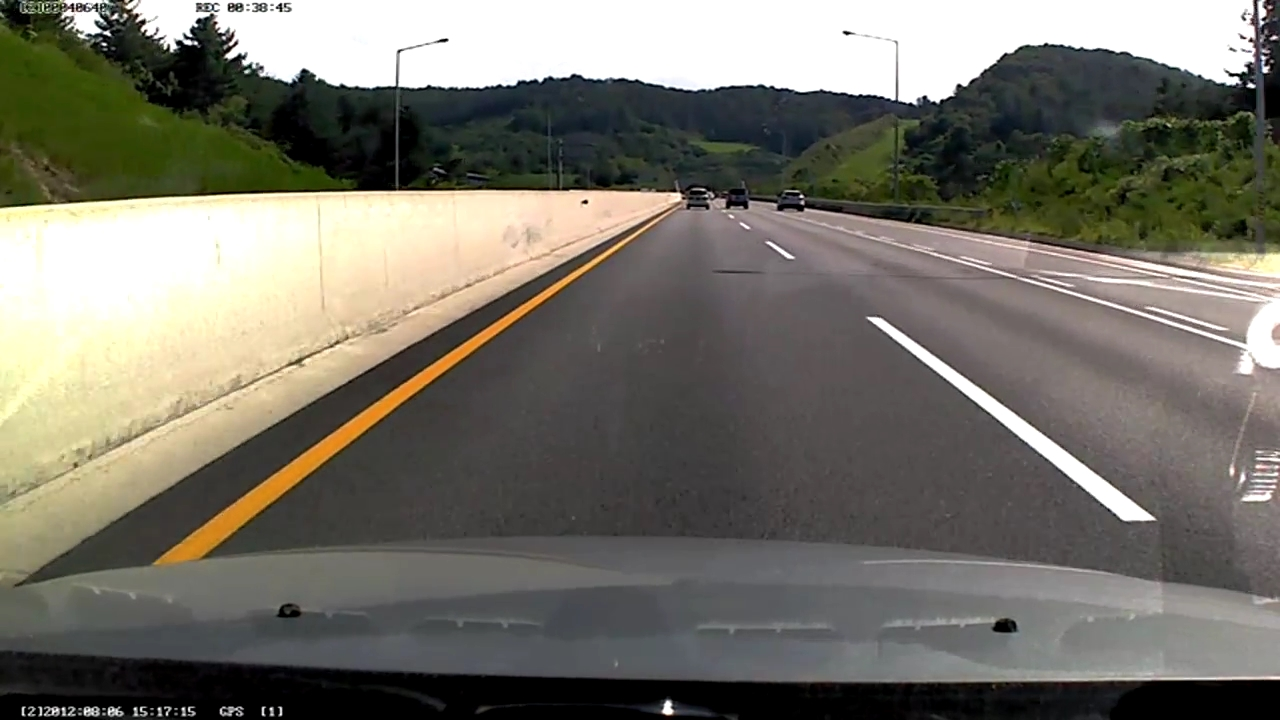
//> input picture Tutorial/DLIP_Tutorial_Edge_Line_Circle_Detection/Image/Lane_test_img.JPG, 1280 x 720 px
$ ./Houghline_Demo   (built with g++ and OpenCV 4)
//> lines starting //> are read from the running program, lines starting //| are printed output that depends on the picture; after the words box and inside, x2 and y2 are one past the last pixel; in counts of white or black regions, pixels touching at a corner belong together
#include <iostream>
#include "opencv2/imgcodecs.hpp"
#include "opencv2/highgui.hpp"
#include "opencv2/imgproc.hpp"

using namespace cv;
using namespace std;

int main(int argc, char** argv)
{
	// Declare the output variables
	Mat dst, cdst, cdstP;

	// Loads an image
	const char* filename = "./image/Lane_test_img.JPG";
	Mat src = imread(filename, IMREAD_GRAYSCALE);
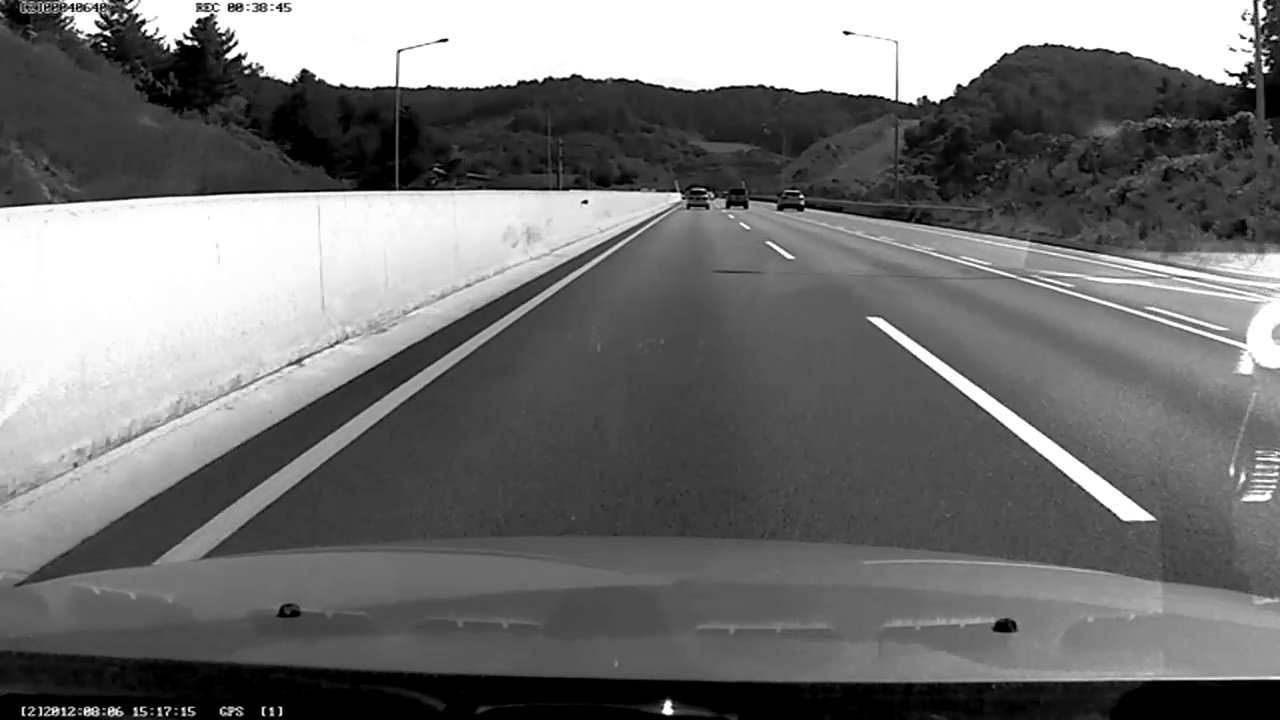
//> src: 720 rows x 1280 cols, CV_8UC1; min 0, max 255, mean 114.7

	// Check if image is loaded fine
	if (src.empty()) {
		printf(" Error opening image\n");
		return -1;
	}

	// Edge detection
	Canny(src, dst, 50, 200, 3);
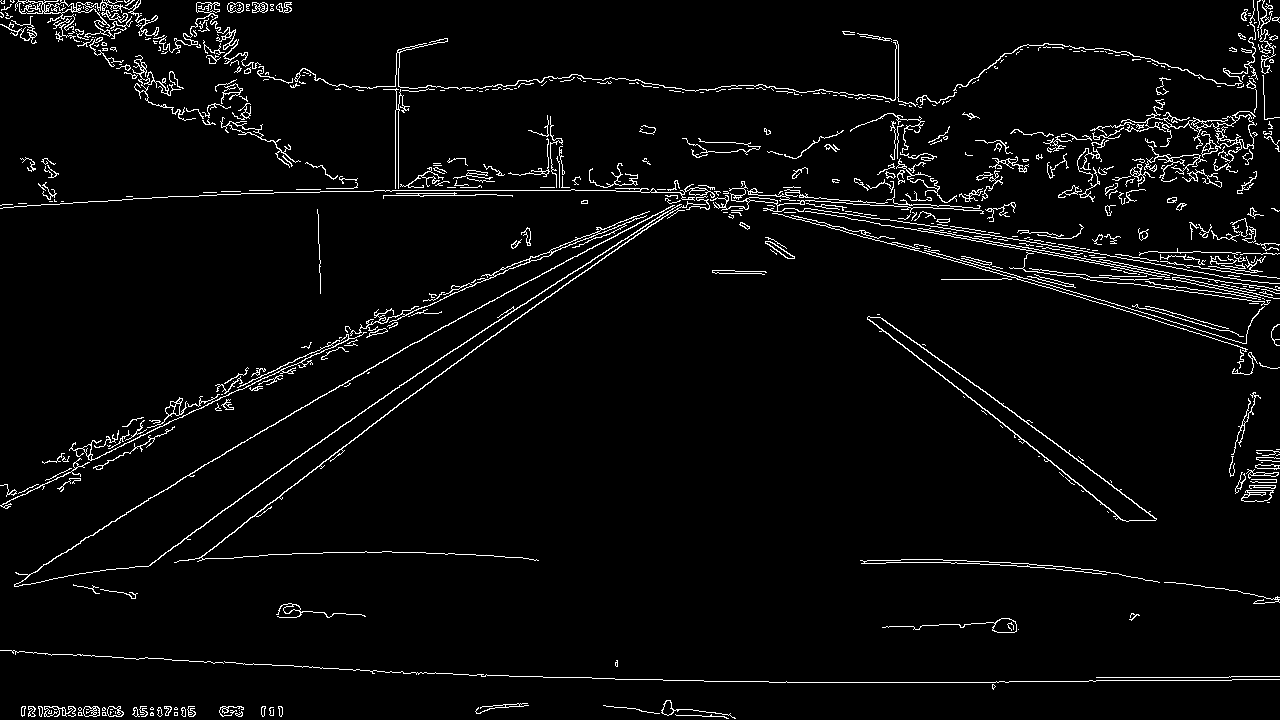
//> dst: 720 rows x 1280 cols, CV_8UC1; 3.8% white in thin lines or dots

	// Copy edge results to the images that will display the results in BGR
	cvtColor(dst, cdst, COLOR_GRAY2BGR);
//> cdst: 720 rows x 1280 cols, CV_8UC3; 3.8% white in thin lines or dots
	cdstP = cdst.clone();

	// (Option 1) Standard Hough Line Transform --------------------------------------------------------------------------------
	vector<Vec2f> lines;
	HoughLines(dst, lines, 1, CV_PI / 180, 300, 0, 0);
//> lines = 6 lines (rho, theta): [190, 1.57], [5, 1.83], [454, 1.13], [2, 1.83], [-15, 1.85], [-13, 1.85]

	// Draw the detected lines
	for (size_t i = 0; i < lines.size(); i++)
	{
		float rho = lines[i][0], theta = lines[i][1];
		Point pt1, pt2;
		double a = cos(theta), b = sin(theta);
		double x0 = a * rho, y0 = b * rho;
		pt1.x = cvRound(x0 + 1000 * (-b));
		pt1.y = cvRound(y0 + 1000 * (a));
		pt2.x = cvRound(x0 - 1000 * (-b));
		pt2.y = cvRound(y0 - 1000 * (a));
		line(cdst, pt1, pt2, Scalar(0, 0, 255), 3, LINE_AA);
		cout << "i = " << i << ", rho = " << rho << ", theta = " << theta * 180 / CV_PI << ", cos(theta) = " << a << ", sin(theta) = " << b << endl;
	}
//> this loop made 6 passes
//> (rho, theta, a, b, x0, y0) on passes 1 to 6: (190, 1.57, -4.37e-08, 1, -8.31e-06, 190), (5, 1.83, -0.259, 0.966, -1.29, 4.83), (454, 1.13, 0.423, 0.906, 191.9, 411.5), (2, 1.83, -0.259, 0.966, -0.518, 1.93), (-15, 1.85, -0.276, 0.961, 4.13, -14.42), (-13, 1.85, -0.276, 0.961, 3.58, -12.5)
//| i = 0, rho = 190, theta = 90, cos(theta) = -4.37114e-08, sin(theta) = 1
//| i = 1, rho = 5, theta = 105, cos(theta) = -0.258819, sin(theta) = 0.965926
//| i = 2, rho = 454, theta = 65, cos(theta) = 0.422618, sin(theta) = 0.906308
//| i = 3, rho = 2, theta = 105, cos(theta) = -0.258819, sin(theta) = 0.965926
//| i = 4, rho = -15, theta = 106, cos(theta) = -0.275637, sin(theta) = 0.961262
//| i = 5, rho = -13, theta = 106, cos(theta) = -0.275637, sin(theta) = 0.961262
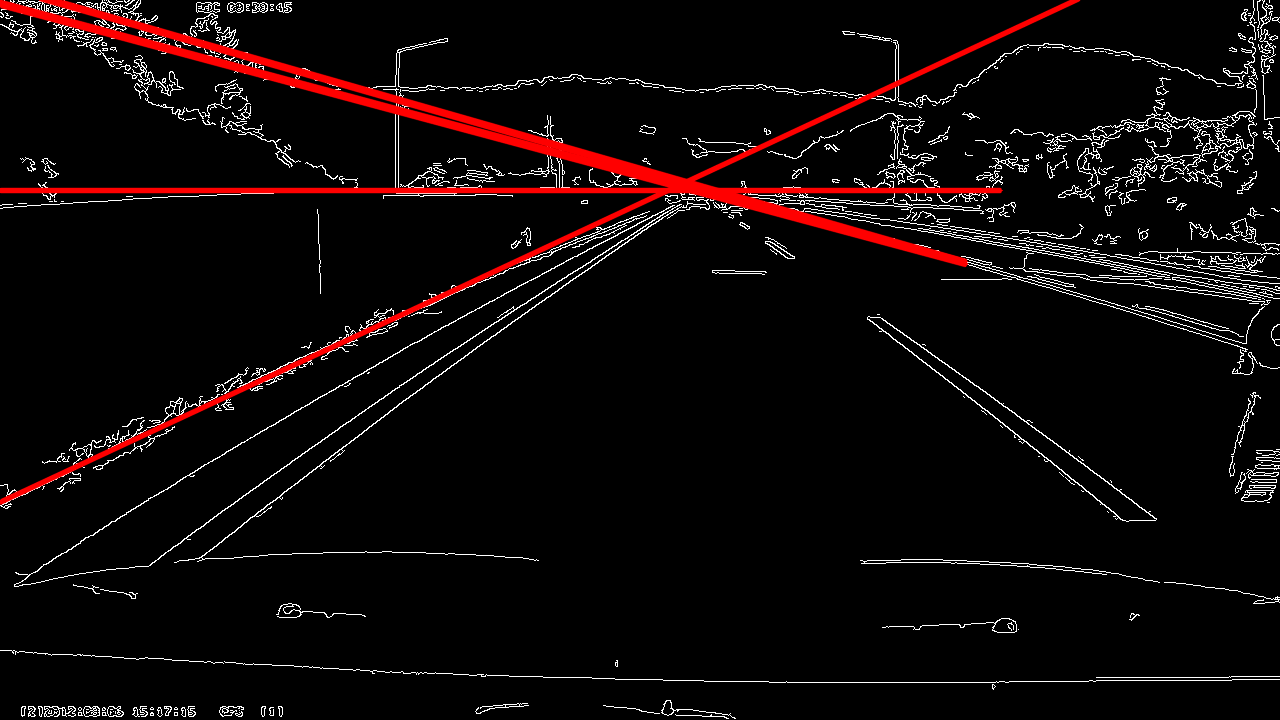
//> cdst: 720 rows x 1280 cols, CV_8UC3; mean B, G, R 8.6, 8.6, 15.5

	// (Option 2) Probabilistic Line Transform --------------------------------------------------------------------------------
	vector<Vec4i> linesP;
	HoughLinesP(dst, linesP, 1, CV_PI / 180, 50, 150, 1);
//> linesP = 6 lines (x1, y1, x2, y2): [392, 190, 570, 190], [222, 454, 445, 325], [121, 445, 294, 364], [468, 353, 662, 217], [426, 368, 669, 210], [769, 682, 998, 682]

	// Draw the lines
	for (size_t i = 0; i < linesP.size(); i++)
	{
		Vec4i l = linesP[i];
		line(cdstP, Point(l[0], l[1]), Point(l[2], l[3]), Scalar(0, 0, 255), 3, LINE_AA);
		cout << "i = " << i << ", l[0] = " << l[0] << ", l[1] = " << l[1] << ", l[2] = " << l[2] << ", l[3] = " << l[3] << ", l[3] - l[1] = " << (l[3] - l[1]) << ", l[2] - l[0] = "<< l[2] - l[0] << endl;
		cout << "lineP theta [" << i << "]= " <<  ((double)-(l[3] - l[1]) / (double)(l[2] - l[0])) * 180 / CV_PI << endl;
	}
//> this loop made 6 passes
//| i = 0, l[0] = 392, l[1] = 190, l[2] = 570, l[3] = 190, l[3] - l[1] = 0, l[2] - l[0] = 178
//| lineP theta [0]= 0
//| i = 1, l[0] = 222, l[1] = 454, l[2] = 445, l[3] = 325, l[3] - l[1] = -129, l[2] - l[0] = 223
//| lineP theta [1]= 33.1442
//| i = 2, l[0] = 121, l[1] = 445, l[2] = 294, l[3] = 364, l[3] - l[1] = -81, l[2] - l[0] = 173
//| lineP theta [2]= 26.8263
//| i = 3, l[0] = 468, l[1] = 353, l[2] = 662, l[3] = 217, l[3] - l[1] = -136, l[2] - l[0] = 194
//| lineP theta [3]= 40.1661
//| i = 4, l[0] = 426, l[1] = 368, l[2] = 669, l[3] = 210, l[3] - l[1] = -158, l[2] - l[0] = 243
//| lineP theta [4]= 37.254
//> (the first 10 of 12 printed lines)
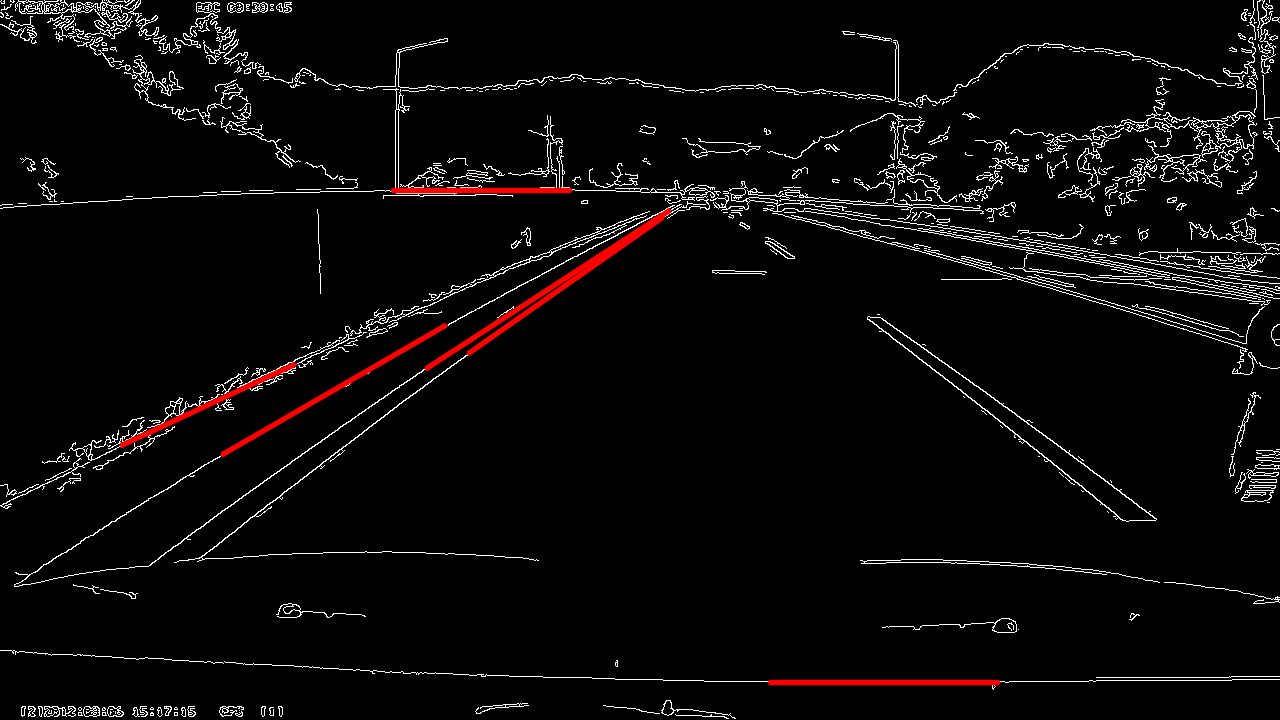
//> cdstP: 720 rows x 1280 cols, CV_8UC3; mean B, G, R 9.1, 9.1, 11.2

	// Show results
	imshow("Source", src);
	imshow("Detected Lines (in red) - Standard Hough Line Transform", cdst);
	imshow("Detected Lines (in red) - Probabilistic Line Transform", cdstP);

	// Wait and Exit
	waitKey();
	return 0;
}

$ run again, with Tutorial/DLIP_Tutorial_Edge_Line_Circle_Detection/Image/TrafficSign1.png saved as Tutorial/DLIP_Tutorial_Edge_Line_Circle_Detection/Image/Lane_test_img.JPG
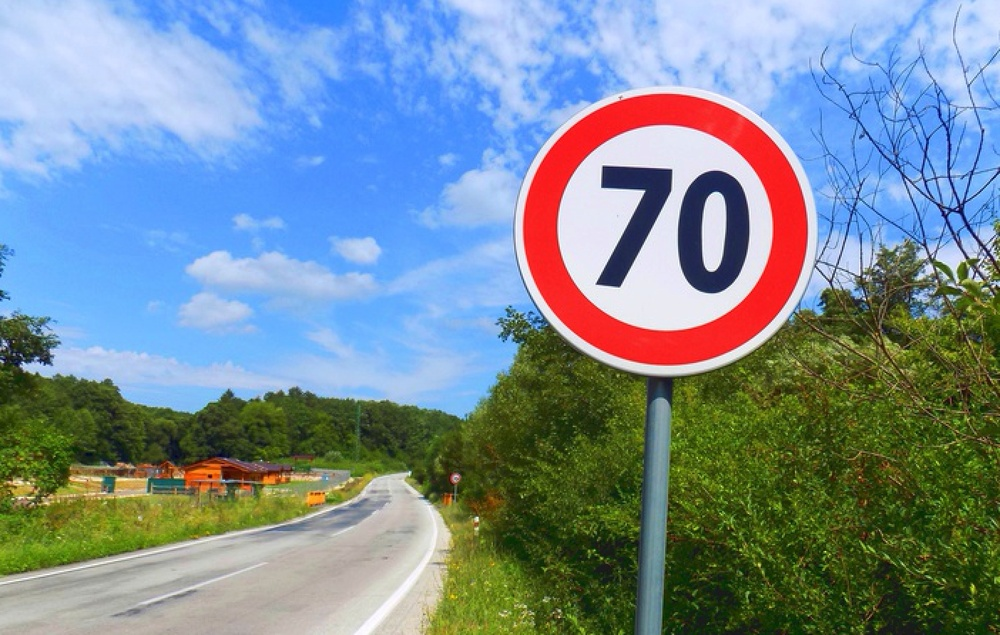
//> input picture Tutorial/DLIP_Tutorial_Edge_Line_Circle_Detection/Image/TrafficSign1.png, 1000 x 635 px, shrunk from 1404 x 892 before the run
//> `Canny(src, dst, 50, 200, 3);`:
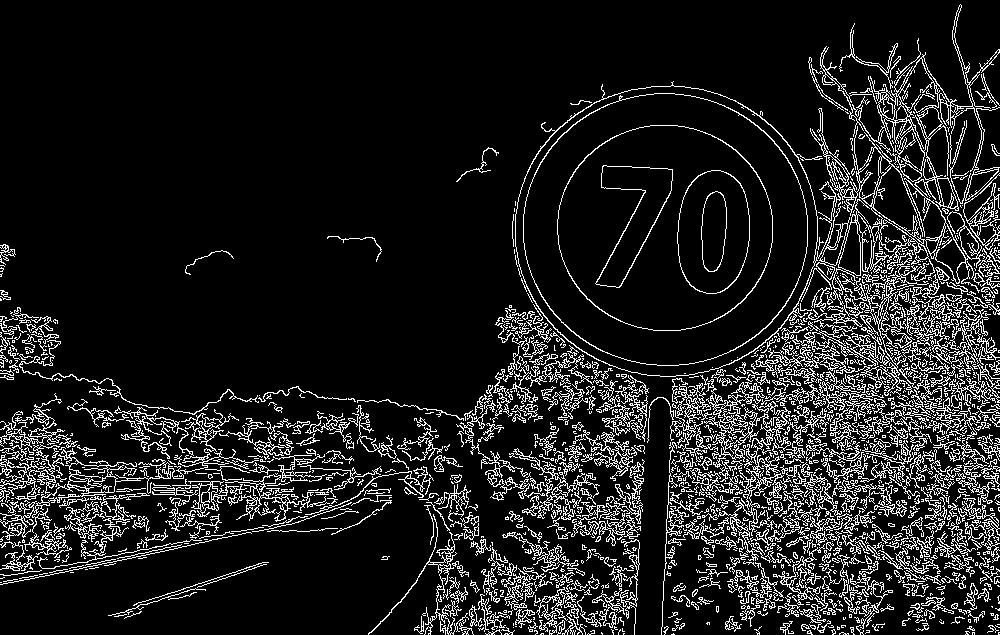
//> dst: 635 rows x 1000 cols, CV_8UC1; 11.9% white in thin lines or dots
//> lines = 45 lines (rho, theta), first 12: [572, 1.36], [570, 1.36], [504, 1.48], [571, 1.34], [567, 1.38], [501, 1.47], [495, 1.55], [499, 1.48], [497, 1.5], [452, 1.68], [464, 1.55], [484, 1.61]
//> the loop `for (size_t i = 0; i < lines.size(); i++)` made 45 passes
//> (rho, theta, a, b, x0, y0) on passes 1 to 8: (572, 1.36, 0.208, 0.978, 118.9, 559.5), (570, 1.36, 0.208, 0.978, 118.5, 557.5), (504, 1.48, 0.0872, 0.996, 43.93, 502.1), (571, 1.34, 0.225, 0.974, 128.4, 556.4), (567, 1.38, 0.191, 0.982, 108.2, 556.6), (501, 1.47, 0.105, 0.995, 52.37, 498.3), (495, 1.55, 0.0175, 1, 8.64, 494.9), (499, 1.48, 0.0872, 0.996, 43.49, 497.1)
//> (printed output is left out)
//> after the loop `for (size_t i = 0; i < lines.size(); i++)`:
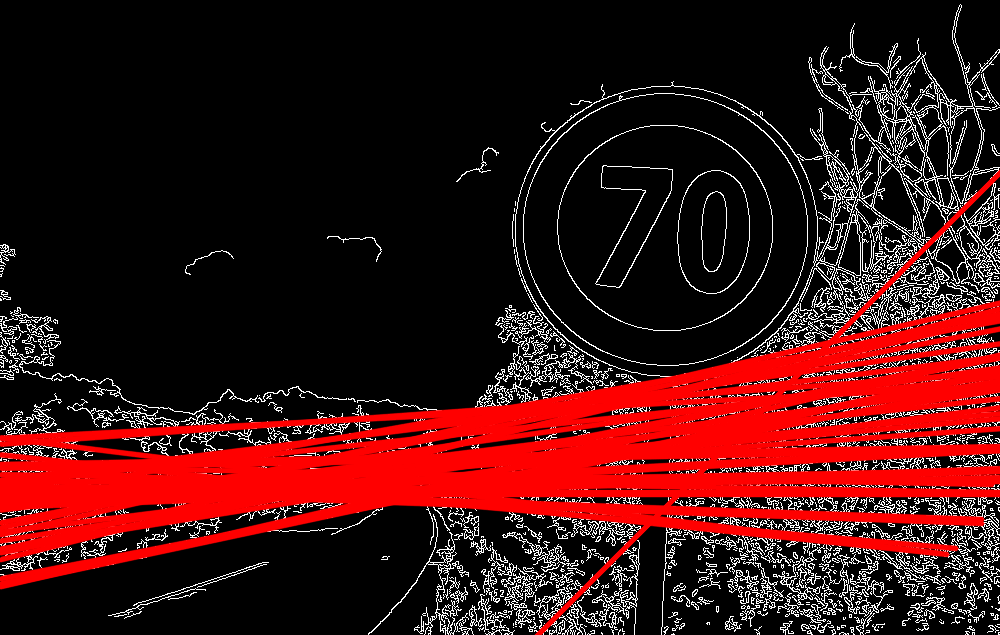
//> cdst: 635 rows x 1000 cols, CV_8UC3; mean B, G, R 17.9, 17.9, 63.2
//> linesP = empty

$ run again, with Tutorial/DLIP_Tutorial_Edge_Line_Circle_Detection/Image/eyepupil.png saved as Tutorial/DLIP_Tutorial_Edge_Line_Circle_Detection/Image/Lane_test_img.JPG
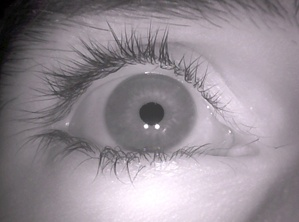
//> input picture Tutorial/DLIP_Tutorial_Edge_Line_Circle_Detection/Image/eyepupil.png, 299 x 222 px
//> `Canny(src, dst, 50, 200, 3);`:
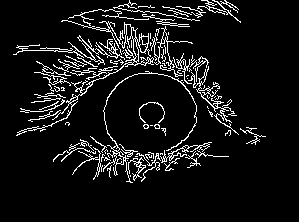
//> dst: 222 rows x 299 cols, CV_8UC1; 8% white in thin lines or dots, all inside (x1, y1, x2, y2) = (13, 0, 266, 183)
//> lines = empty
